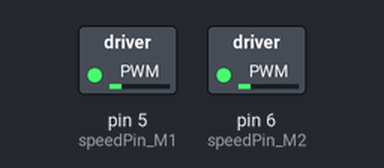
Simulated run of this sketch. Board: Arduino Uno, built with avr-gcc and run on an emulated ATmega328P. Parts: switched loads named in the sketch (green lamp = pin HIGH). What the sketch prints to the serial monitor is not drawn.

Above: at 0.05 s.
At 1.3 s:
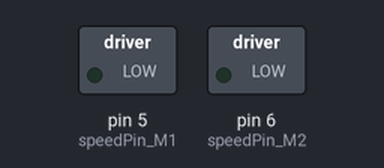
Timing chart, 0 to 3.0 s (numbered marks = the images above):
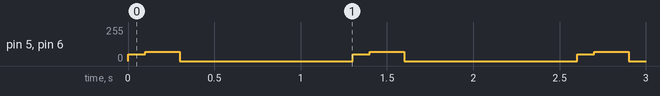

The sketch:

ex3.ino
```cpp
int speedPin_M1 = 5;     //M1 Speed Control
int speedPin_M2 = 6;     //M2 Speed Control
int directionPin_M1 = 4;     //M1 Direction Control
int directionPin_M2 = 7;     //M1 Direction Control

void setup() {                                // Serial initialization

  Serial.begin(9600);                         // Sets the baud rate to 9600

  //pinMode(speedPin_M1, OUTPUT);
}

void loop() {

  carAdvance(50, 50);
  Serial.println("carAdvance");
  delay(100);
  carTurnRight(70, 70);
  //                 Serial.println("carTurnRight");
  delay(100);
  carTurnLeft(70, 70);
  //                   Serial.println("carTurnLeft");
  delay(100);
  carStop();
  delay(1000);


}


void carStop() {                //  Motor Stop
  digitalWrite(speedPin_M2, 0);
  digitalWrite(directionPin_M1, LOW);
  digitalWrite(speedPin_M1, 0);
  digitalWrite(directionPin_M2, LOW);
}

void carAdvance(int leftSpeed, int rightSpeed) {       //Move forward
  analogWrite (speedPin_M2, leftSpeed);             //PWM Speed Control
  digitalWrite(directionPin_M1, HIGH);
  analogWrite (speedPin_M1, rightSpeed);
  digitalWrite(directionPin_M2, HIGH);
}

void carBack(int leftSpeed, int rightSpeed) {     //Move backward
  analogWrite (speedPin_M2, leftSpeed);
  digitalWrite(directionPin_M1, LOW);
  analogWrite (speedPin_M1, rightSpeed);
  digitalWrite(directionPin_M2, LOW);
}

void carTurnRight(int leftSpeed, int rightSpeed) {           //Turn Left
  analogWrite (speedPin_M2, leftSpeed);
  digitalWrite(directionPin_M1, LOW);
  analogWrite (speedPin_M1, rightSpeed);
  digitalWrite(directionPin_M2, HIGH);
}
void carTurnLeft(int leftSpeed, int rightSpeed) {         //Turn Right
  analogWrite (speedPin_M2, leftSpeed);
  digitalWrite(directionPin_M1, HIGH);
  analogWrite (speedPin_M1, rightSpeed);
  digitalWrite(directionPin_M2, LOW);
}
```

Measured:
- by itself, pin 5 (speedPin_M1), pin 6 (speedPin_M2): repeats every 1.3 s: 70/255 0.20 s, 0/255 1.0 s, 50/255 0.10 s
